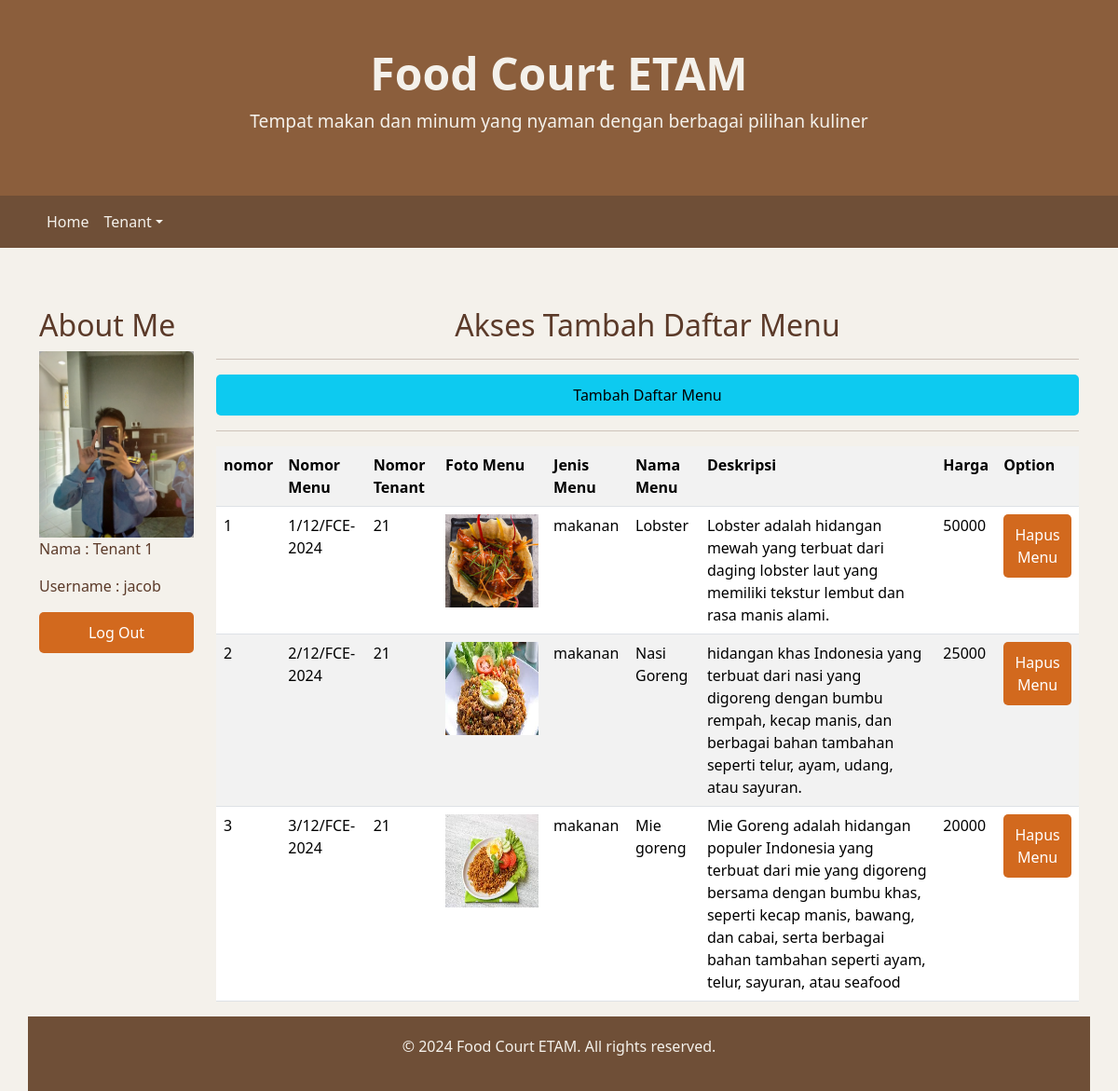
/my.php?p=aksesmenu (signed in), run on the app's committed database.
### tables this page shows
CREATE TABLE `tbl_menu` (
  `id` int(11) NOT NULL,
  `no_menu` varchar(30) NOT NULL,
  `no_tenant` varchar(30) NOT NULL,
  `foto` varchar(255) NOT NULL,
  `jenis_menu` varchar(50) NOT NULL,
  `nama` varchar(50) NOT NULL,
  `deskripsi` varchar(255) NOT NULL,
  `harga` int(11) NOT NULL,
  `aktif` int(11) NOT NULL
);

### page5a/aksesmenu.php (the view, shortened to what this page needs)
<div class="text-center">
    <h2>Akses Tambah Daftar Menu</h2>
    <hr>
</div>
<a href="my.php?p=aksesmenu_input" class="btn btn-info">Tambah Daftar Menu</a>
<hr>
<table class="table  table-striped" style="width:fixed">
    <tr>
        <th>nomor</th>
        <th>Nomor Menu</th>
        <th>Nomor Tenant</th>
        <th>Foto Menu</th>
        <th>Jenis Menu</th>
        <th>Nama Menu</th>
        <th>Deskripsi</th>
        <th>Harga</th>
        <th>Option</th>
    </tr>
<?php
    include "connect.php";
    $identity = $_SESSION["identity"];
    $sql = "SELECT * FROM tbl_menu WHERE aktif=1 AND no_tenant='$identity'";
    $result = mysqli_query($conn, $sql);
    $no = 1;
    if (mysqli_num_rows($result) > 0) {
        while($row = mysqli_fetch_assoc($result)) {
            echo"<tr>";
            echo"<td>".$no."</td>";
            echo"<td>".$row['no_menu']."</td>";
            echo"<td>".$row['no_tenant']."</td>";
            echo "<td><img src='assets/img/menu/".$row['foto']."'width='100px' height='100px'></td>";
            echo"<td>".$row['jenis_menu']."</td>";
            echo"<td>".$row['nama']."</td>";
            echo"<td>".$row['deskripsi']."</td>";
            echo"<td>".$row['harga']."</td>";
            $idget = $row['id'];
    $no ++;
            echo"<td>";
            echo "<a href='my.php?p=aksesmenu_hapus&id=$idget' class='btn btn-danger'>Hapus Menu</a>";
            echo"</td>";
            echo "</tr>";
        }
    } else {
        echo "<tr><td colspan='7'>Tidak ada hasil yang ditemukan.</td></tr>";
    }
?>
</table>

### my.php (shortened to what this page needs)
<!DOCTYPE html>
<html lang="en">
<head>
  <link href="https://cdn.jsdelivr.net/npm/bootstrap@5.3.3/dist/css/bootstrap.min.css" rel="stylesheet">
  <link rel="stylesheet" href="mycss.css">
</head>
<body>
<div class="banner">
  <h1>Food Court ETAM</h1>
  <p>Tempat makan dan minum yang nyaman dengan berbagai pilihan kuliner</p>
</div>
<nav class="navbar navbar-expand-sm navbar-dark">
  <div class="container">
    <ul class="navbar-nav">
      <li class="nav-item">
        <a class="nav-link" href="my.php?p=beranda">Home</a>
      </li>
      <?php if($_SESSION['author']=="Tenant" || $_SESSION['author']=='Admin'){ ?>
      <li class="nav-item dropdown">
        <a class="nav-link dropdown-toggle" data-bs-toggle="dropdown" href="#">Tenant</a>
      </li>
      <?php } ?>
    </ul>
  </div>
</nav>
<div class="container mt-5">
  <div class="row">
    <div class="container mt-3">
    <div class="row">
      <div class="col-sm-2">
        <h2>About Me</h2>
        <div class="fakeimg">
          <img src="assets/img/<?php echo $_SESSION["foto"]; ?>" alt="Avatar" class="rounded" width="200px" height="200px">
        </div>
        <p>Nama : <?php echo $_SESSION["nama"]; ?> </p>
        <p>Username : <?php echo $_SESSION["user"]; ?></p>
        <a href="logout.php" class="btn btn-danger">Log Out</a>
      </div>
    <div class="col-sm-10">
      <?php
        $pages_dir='page5a';
        if(!empty($_GET['p'])){
          $pages=scandir($pages_dir,0);
          unset($pages[0],$pages[1]);
          $p=$_GET['p'];
          if(in_array($p.'.php',$pages)){
            include($pages_dir.'/'.$p.'.php');
          }else{
            echo "Halaman tidak ditemukan";
          }
        }else{
          include($pages_dir.'/beranda.php');
        }
      ?>
    </div>
  </div>
</div>
<div class="footer">
  <p>&copy; 2024 Food Court ETAM. All rights reserved.</p>
</div>
</body>
</html>

### mycss.css (style rules this page uses)
.fakeimg { height: 200px; background: #aaa; }
.btn { width: 100%; padding: 10px; border: none; border-radius: 5px; cursor: pointer; }
.btn-danger { background-color: #dc3545; color: #fff; }

### my.php (style rules this page uses)
body { background-color: #F4F1EB; color: #5B3A29; }
.navbar { background-color: #6F4F37; }
.navbar-nav .nav-link { color: #F4F1EB; }
.banner { background-color: #8B5E3C; color: #F4F1EB; padding: 50px 0; text-align: center; }
.banner h1 { font-size: 3rem; font-weight: bold; }
.banner p { font-size: 1.2rem; }
.footer { background-color: #6F4F37; color: #F4F1EB; padding: 20px 0; text-align: center; }
.fakeimg { width: 100%; max-width: 200px; height: 200px; margin: auto; }
.fakeimg img { width: 100%; height: 100%; object-fit: cover; }
.btn-danger { background-color: #D2691E; border: none; }

### data on the page
tbl_menu: no_menu "1/12/FCE-2024", no_tenant "21", foto (picture), jenis_menu "makanan", nama "Lobster", deskripsi "Lobster adalah hidangan mewah yang terbuat dari daging lobster laut yang memiliki tekstur lembut dan rasa manis alami.", harga "50000"
tbl_menu: no_menu "2/12/FCE-2024", no_tenant "21", foto (picture), jenis_menu "makanan", nama "Nasi Goreng", deskripsi "hidangan khas Indonesia yang terbuat dari nasi yang digoreng dengan bumbu rempah, kecap manis, dan berbagai bahan tambahan seperti telur, ayam, udang, atau sayuran.", harga "25000"
tbl_menu: no_menu "3/12/FCE-2024", no_tenant "21", foto (picture), jenis_menu "makanan", nama "Mie goreng", deskripsi "Mie Goreng adalah hidangan populer Indonesia yang terbuat dari mie yang digoreng bersama dengan bumbu khas, seperti kecap manis, bawang, dan cabai, serta berbagai bahan tambahan seperti ayam, telur, sayuran, atau seafood", harga "20000"

### other printed values
$_SESSION["nama"] "Tenant 1"
$_SESSION["user"] "jacob"
